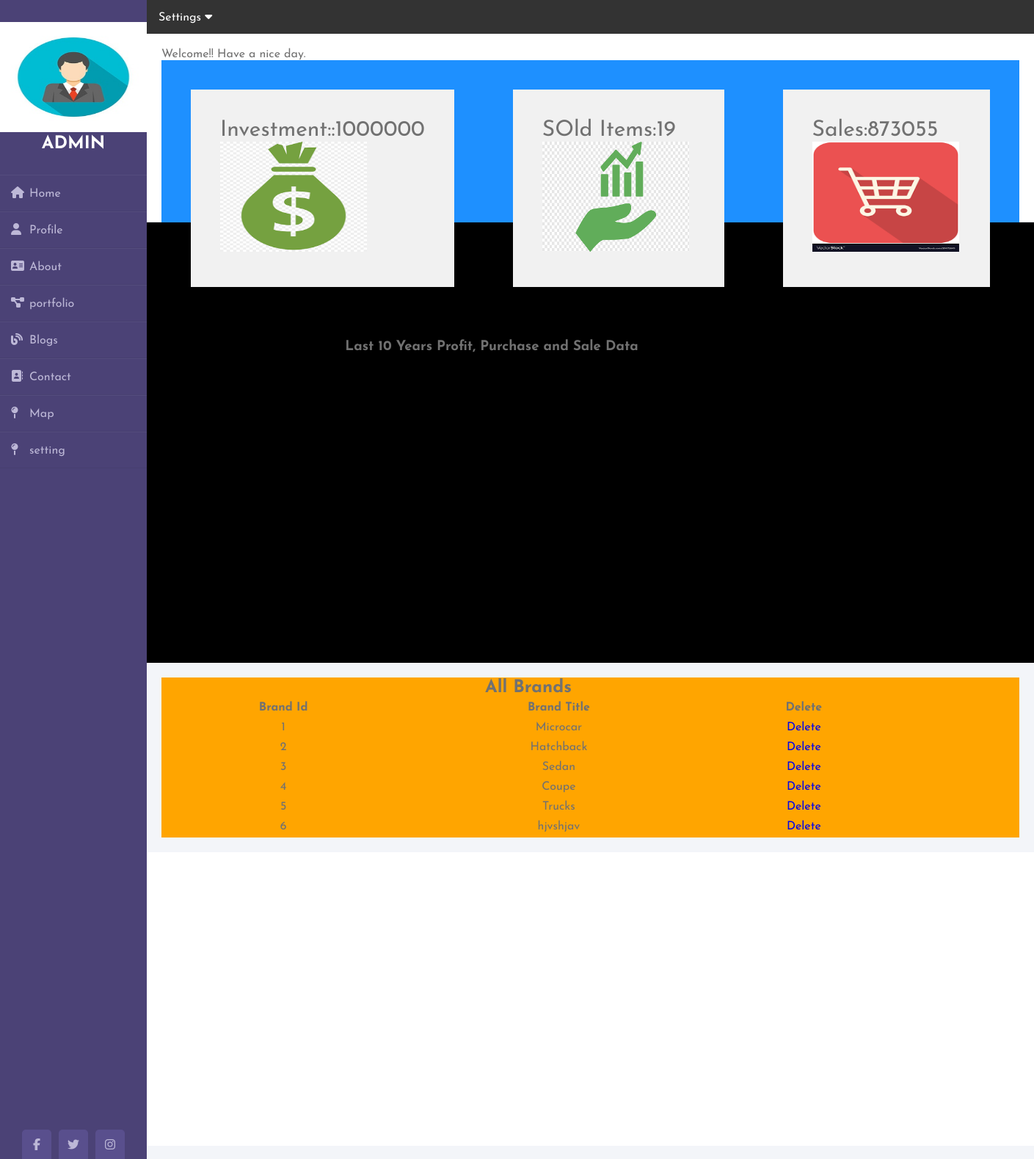
/saaaaaam/ecommerce/admin_area/admin.php?view_brand (signed in), run on the app's committed database.
### tables this page shows
CREATE TABLE `brands` (
  `brand_id` int(100) NOT NULL,
  `brand_title` text NOT NULL
);

### saaaaaam/ecommerce/admin_area/view_brand.php (the view)
 <form action="" method="post" enctype="multipart/form-data" style="background-color: orange;">
<table width="1000" align="center">
  <tr align="center" >
    <td colspan="7"><h2>All Brands</h2>
    </td>
  </tr>
  <tr align="center" style="font-size: 16">
    <th>Brand Id</th>
    <th>Brand Title</th>
    <th>Delete</th>
  </tr>
<?php
$con = mysqli_connect("localhost","root","","ecom");
$get_brand = "select * from brands";
$run_brand = mysqli_query($con, $get_brand);
$i=0;
while($row_brand = mysqli_fetch_array($run_brand)){
$brand_id = $row_brand['brand_id'];
$brand_title = $row_brand['brand_title'];
$i++;
?>
<tr align="center">
<td><?php echo $i;?></td>
<td><?php echo $brand_title;?></td>
<td><a href="delete_brand.php?delete_brand=<?php echo $brand_id; ?>">Delete</a></td>
</tr>
<?php } ?>
</table>
</form>

### saaaaaam/ecommerce/admin_area/style.css (style rules this page uses)
* { margin: 0; padding: 0; box-sizing: border-box; list-style: none; text-decoration: none; font-family: 'Josefin Sans', sans-serif; }
body { background-color: #f3f5f9; }

### saaaaaam/ecommerce/admin_area/admin.php (style rules this page uses)
body { font-family: Arial, Helvetica, sans-serif; }

### data on the page
brands: brand_title "Microcar"
brands: brand_title "Hatchback"
brands: brand_title "Sedan"
brands: brand_title "Coupe"
brands: brand_title "Trucks"
brands: brand_title "hjvshjav"

### other printed values
$data['volume'] "19"
$data['sales'] "873055"
